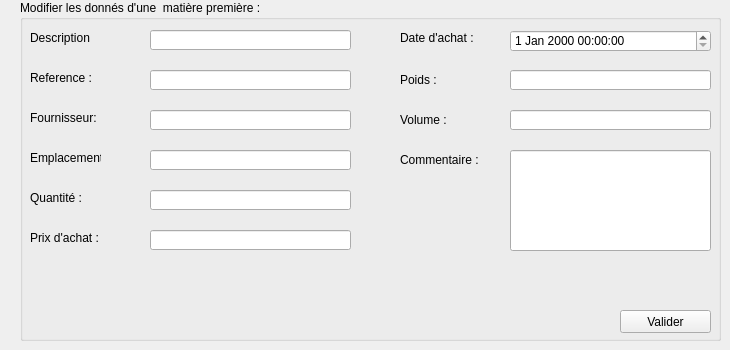
      <widget class="QWidget" name="page_2">
       <widget class="QGroupBox" name="groupBox_11">
        <property name="geometry">
         <rect>
          <x>20</x>
          <y>0</y>
          <width>701</width>
          <height>341</height>
         </rect>
        </property>
        <property name="title">
         <string>Modifier les donnés d'une  matière première :</string>
        </property>
        <widget class="QLabel" name="label_57">
         <property name="geometry">
          <rect>
           <x>380</x>
           <y>70</y>
           <width>51</width>
           <height>20</height>
          </rect>
         </property>
         <property name="text">
          <string>Poids :</string>
         </property>
        </widget>
        <widget class="QLabel" name="label_52">
         <property name="geometry">
          <rect>
           <x>10</x>
           <y>190</y>
           <width>61</width>
           <height>16</height>
          </rect>
         </property>
         <property name="text">
          <string>Quantité :</string>
         </property>
        </widget>
        <widget class="QLabel" name="label_50">
         <property name="geometry">
          <rect>
           <x>10</x>
           <y>150</y>
           <width>71</width>
           <height>16</height>
          </rect>
         </property>
         <property name="text">
          <string>Emplacement :</string>
         </property>
        </widget>
        <widget class="QLineEdit" name="lineEdit_18">
         <property name="geometry">
          <rect>
           <x>130</x>
           <y>30</y>
           <width>201</width>
           <height>20</height>
          </rect>
         </property>
        </widget>
        <widget class="QLineEdit" name="lineEdit_16">
         <property name="geometry">
          <rect>
           <x>130</x>
           <y>190</y>
           <width>201</width>
           <height>20</height>
          </rect>
         </property>
        </widget>
        <widget class="QLabel" name="label_53">
         <property name="geometry">
          <rect>
           <x>380</x>
           <y>30</y>
           <width>91</width>
           <height>16</height>
          </rect>
         </property>
         <property name="text">
          <string>Date d'achat :</string>
         </property>
        </widget>
        <widget class="QLineEdit" name="lineEdit_23">
         <property name="geometry">
          <rect>
           <x>490</x>
           <y>70</y>
           <width>201</width>
           <height>20</height>
          </rect>
         </property>
        </widget>
        <widget class="QLabel" name="label_58">
         <property name="geometry">
          <rect>
           <x>380</x>
           <y>150</y>
           <width>81</width>
           <height>20</height>
          </rect>
         </property>
         <property name="text">
          <string>Commentaire :</string>
         </property>
        </widget>
        <widget class="QLineEdit" name="lineEdit_19">
         <property name="geometry">
          <rect>
           <x>490</x>
           <y>150</y>
           <width>201</width>
           <height>101</height>
          </rect>
         </property>
        </widget>
        <widget class="QPushButton" name="Button_validerAjoutMP_2">
         <property name="geometry">
          <rect>
           <x>600</x>
           <y>310</y>
           <width>91</width>
           <height>23</height>
          </rect>
         </property>
         <property name="text">
          <string>Valider</string>
         </property>
        </widget>
        <widget class="QLineEdit" name="lineEdit_21">
         <property name="geometry">
          <rect>
           <x>130</x>
           <y>230</y>
           <width>201</width>
           <height>20</height>
          </rect>
         </property>
         <property name="accessibleName">
          <string/>
         </property>
         <property name="text">
          <string/>
         </property>
         <property name="clearButtonEnabled">
          <bool>false</bool>
         </property>
        </widget>
        <widget class="QLabel" name="label_56">
         <property name="geometry">
          <rect>
           <x>10</x>
           <y>30</y>
           <width>61</width>
           <height>16</height>
          </rect>
         </property>
         <property name="text">
          <string>Description :</string>
         </property>
        </widget>
        <widget class="QLabel" name="label_51">
         <property name="geometry">
          <rect>
           <x>10</x>
           <y>110</y>
           <width>71</width>
           <height>16</height>
          </rect>
         </property>
         <property name="text">
          <string>Fournisseur:</string>
         </property>
        </widget>
        <widget class="QLabel" name="label_55">
         <property name="geometry">
          <rect>
           <x>380</x>
           <y>110</y>
           <width>47</width>
           <height>20</height>
          </rect>
         </property>
         <property name="text">
          <string>Volume :</string>
         </property>
        </widget>
        <widget class="QLineEdit" name="lineEdit_20">
         <property name="geometry">
          <rect>
           <x>130</x>
           <y>110</y>
           <width>201</width>
           <height>20</height>
          </rect>
         </property>
        </widget>
        <widget class="QLabel" name="label_49">
         <property name="geometry">
          <rect>
           <x>10</x>
           <y>70</y>
           <width>81</width>
           <height>16</height>
          </rect>
         </property>
         <property name="text">
          <string>Reference :</string>
         </property>
        </widget>
        <widget class="QLineEdit" name="lineEdit_15">
         <property name="geometry">
          <rect>
           <x>130</x>
           <y>150</y>
           <width>201</width>
           <height>20</height>
          </rect>
         </property>
        </widget>
        <widget class="QLineEdit" name="lineEdit_22">
         <property name="geometry">
          <rect>
           <x>130</x>
           <y>70</y>
           <width>201</width>
           <height>20</height>
          </rect>
         </property>
        </widget>
        <widget class="QLineEdit" name="lineEdit_17">
         <property name="geometry">
          <rect>
           <x>490</x>
           <y>110</y>
           <width>201</width>
           <height>20</height>
          </rect>
         </property>
        </widget>
        <widget class="QDateTimeEdit" name="dateTimeEdit_2">
         <property name="geometry">
          <rect>
           <x>490</x>
           <y>30</y>
           <width>201</width>
           <height>22</height>
          </rect>
         </property>
        </widget>
        <widget class="QLabel" name="label_54">
         <property name="geometry">
          <rect>
           <x>10</x>
           <y>230</y>
           <width>71</width>
           <height>16</height>
          </rect>
         </property>
         <property name="text">
          <string>Prix d'achat :</string>
         </property>
        </widget>
       </widget>
      </widget>
